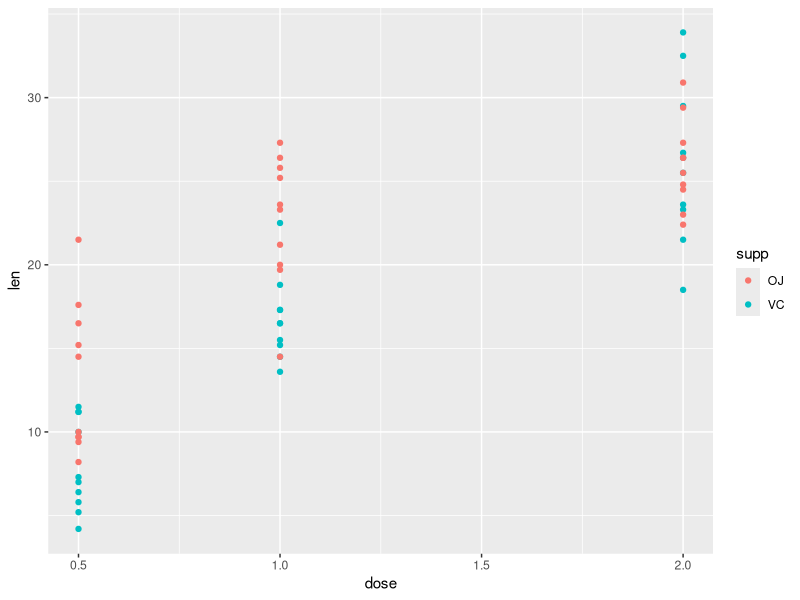
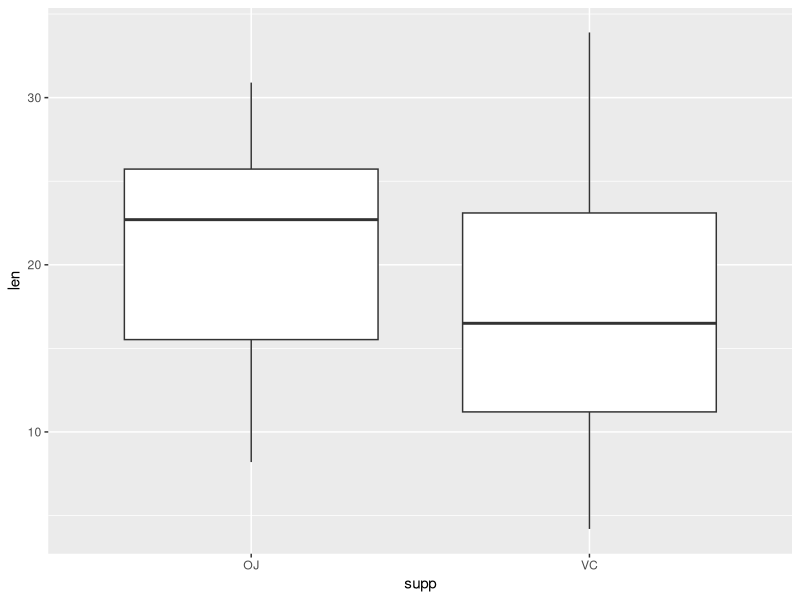

R code for these plots, in order:
## ---- chunk 1
library(ggplot2)
data(ToothGrowth)
## ---- chunk 2
head(ToothGrowth)
## ---- chunk 3
str(ToothGrowth)
## ---- chunk 4
g<-ggplot(data=ToothGrowth,aes(x=dose,y=len,col=supp))
g+geom_point()
## ---- chunk 5
g<-ggplot(data = ToothGrowth,aes(x=supp,y=len))
g+geom_boxplot()
## ---- chunk 6
OJ<-ToothGrowth[ToothGrowth$supp=="OJ",]$len
VC<-ToothGrowth[ToothGrowth$supp=="VC",]$len
t.test(OJ,VC,paired = FALSE)
## ---- chunk 7
point5_dose<-ToothGrowth[ToothGrowth$dose==0.5,]$len
one_dose<-ToothGrowth[ToothGrowth$dose==1,]$len
t.test(point5_dose,one_dose,paired = FALSE)
## ---- chunk 8
two_dose<-ToothGrowth[ToothGrowth$dose==2,]$len
t.test(one_dose,two_dose,paired = FALSE)
## ---- chunk 9
t.test(point5_dose,two_dose,paired = FALSE)
